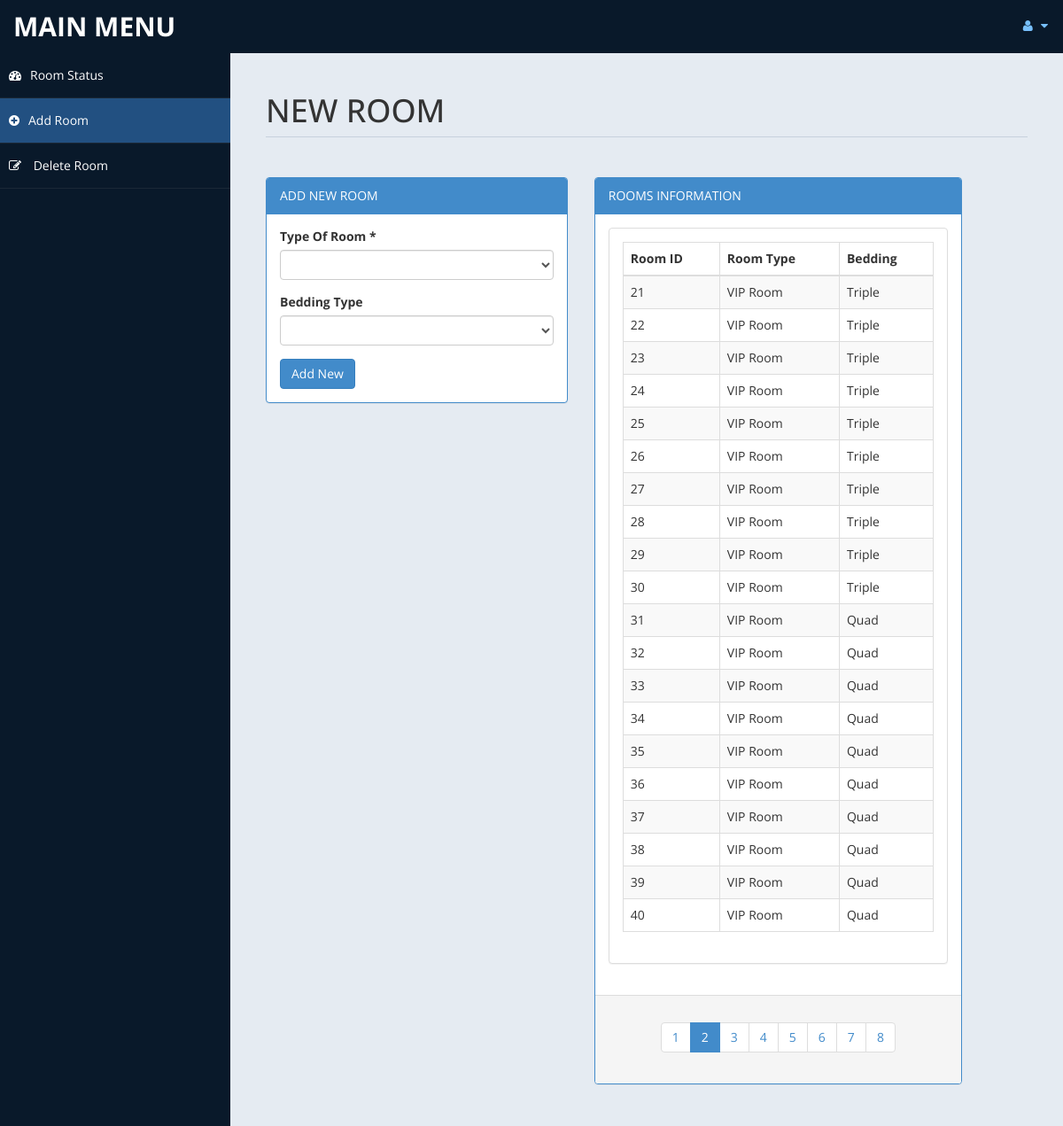
The app's page /admin/room.php?page=2 (signed in) with its own data.
### tables this page shows
CREATE TABLE IF NOT EXISTS `room` (
`id` int(10) unsigned NOT NULL,
  `type` varchar(15) DEFAULT NULL,
  `bedding` varchar(10) DEFAULT NULL,
  `place` varchar(10) DEFAULT NULL,
  `cusid` int(11) DEFAULT NULL
);

### admin/room.php (the view, shortened to what this page needs)
<?php
include('db.php');
$records_per_page = 20;
$page = isset($_GET['page']) ? (int)$_GET['page'] : 1;
$start_from = ($page - 1) * $records_per_page;
$sql = "SELECT * FROM room LIMIT $start_from, $records_per_page";
$re = mysqli_query($con, $sql);
$query = "SELECT COUNT(*) AS total_rows FROM room";
$result = mysqli_query($con, $query);
$row = mysqli_fetch_assoc($result);
$total_pages = ceil($row["total_rows"] / $records_per_page);
?>
<!DOCTYPE html>
<html xmlns="http://www.w3.org/1999/xhtml">
<head>
    <link href="assets/css/bootstrap.css" rel="stylesheet" />
    <link href="assets/css/font-awesome.css" rel="stylesheet" />
    <link href="assets/css/custom-styles.css" rel="stylesheet" />
</head>
<body>
    <div id="wrapper">
        <nav class="navbar navbar-default top-navbar" role="navigation">
            <div class="navbar-header">
                <a class="navbar-brand" href="home.php">MAIN MENU</a>
            </div>
            <ul class="nav navbar-top-links navbar-right">
                <li class="dropdown">
                    <a class="dropdown-toggle" data-toggle="dropdown" href="#" aria-expanded="false">
                        <i class="fa fa-user fa-fw"></i> <i class="fa fa-caret-down"></i>
                    </a>
                </li>
            </ul>
        </nav>
        <nav class="navbar-default navbar-side" role="navigation">
            <div class="sidebar-collapse">
                <ul class="nav" id="main-menu">
                    <li>
                        <a href="settings.php"><i class="fa fa-dashboard"></i>Room Status</a>
                    </li>
                    <li>
                        <a class="active-menu" href="room.php"><i class="fa fa-plus-circle"></i>Add Room</a>
                    </li>
                    <li>
                        <a href="roomdel.php"><i class="fa fa-pencil-square-o"></i> Delete Room</a>
                    </li>
                </ul>
            </div>
        </nav>
        <div id="page-wrapper">
            <div id="page-inner">
                <div class="row">
                    <div class="col-md-12">
                        <h1 class="page-header">NEW ROOM <small></small></h1>
                    </div>
                </div>
                <div class="row">
                    <div class="col-md-5 col-sm-5">
                        <div class="panel panel-primary">
                            <div class="panel-heading">ADD NEW ROOM</div>
                            <div class="panel-body">
                                <form name="form" method="post">
                                    <div class="form-group">
                                        <label>Type Of Room *</label>
                                        <select name="troom" class="form-control" required>
                                            <option value selected></option>
                                            <option value="VIP Room">VIP ROOM</option>
                                        </select>
                                    </div>
                                    <div class="form-group">
                                        <label>Bedding Type</label>
                                        <select name="bed" class="form-control" required>
                                            <option value selected></option>
                                            <option value="Single">Single</option>
                                        </select>
                                    </div>
                                    <input type="submit" name="add" value="Add New" class="btn btn-primary">
                                </form>
                            </div>
                        </div>
                    </div>
                    <div class="col-md-6 col-sm-6">
                        <div class="panel panel-primary">
                            <div class="panel-heading">ROOMS INFORMATION</div>
                            <div class="panel-body">
                                <div class="panel panel-default">
                                    <div class="panel-body">
                                        <div class="table-responsive">
                                            <table class="table table-striped table-bordered table-hover" id="dataTables-example">
                                                <thead>
                                                    <tr>
                                                        <th>Room ID</th>
                                                        <th>Room Type</th>
                                                        <th>Bedding</th>
                                                    </tr>
                                                </thead>
                                                <tbody>
                                                    <?php
                                                    while($row = mysqli_fetch_array($re)) {
                                                        $id = $row['id'];
                                                        if($id % 2 == 0) {
                                                            echo "<tr class='odd gradeX'>
                                                                    <td>".$row['id']."</td>
                                                                    <td>".$row['type']."</td>
                                                                    <td>".$row['bedding']."</td>
                                                                </tr>";
                                                        } else {
                                                            echo "<tr class='even gradeC'>
                                                                    <td>".$row['id']."</td>
                                                                    <td>".$row['type']."</td>
                                                                    <td>".$row['bedding']."</td>
                                                                </tr>";
                                                        }
                                                    }
                                                    ?>
                                                </tbody>
                                            </table>
                                        </div>
                                    </div>
                                </div>
                            </div>
                            <div class="panel-footer">
                                <div class="text-center">
                                    <ul class="pagination">
                                        <?php
                                        for ($i = 1; $i <= $total_pages; $i++) {
                                            if ($i == $page) {
                                                echo '<li class="active"><a href="#">' . $i . '</a></li>';
                                            } else {
                                                echo '<li><a href="?page=' . $i . '">' . $i . '</a></li>';
                                            }
                                        }
                                        ?>
                                    </ul>
                                </div>
                            </div>
                        </div>
                    </div>
                </div>
            </div>
        </div>
    </div>
</body>
</html>

### admin/assets/css/custom-styles.css (style rules this page uses)
body { font-family: 'Open Sans', sans-serif; }
#wrapper { width: 100%; background:#09192A; }
#page-wrapper { padding: 15px 15px; min-height: 600px; background:#E5EBF2; }
#page-inner { width:100%; margin:10px 20px 10px 0px; background-color:transparent; padding:10px; min-height:1200px; }
.text-center { text-align:center; }
h1, .h1, h2, .h2, h3, .h3 { margin-top: 7px; margin-bottom: -5px; }
.page-header { padding-bottom: 9px; margin: 10px 0 45px; border-bottom: 1px solid #C7D1DD; }
.top-navbar { margin:0px; }
.top-navbar .navbar-brand { color: #fff; width: 260px; text-align: left; height: 60px; font-size: 30px; font-weight: 700; text-transform: uppercase; line-height: 30px; }
.top-navbar .nav > li { position: relative; display: inline-block; }
.top-navbar .nav > li > a { position: relative; display: block; padding: 19px 15px; color: #77C0FD; }
.active-menu { background-color:#225081!important; }
.sidebar-collapse , .sidebar-collapse .nav { background:none; }
.sidebar-collapse .nav { padding:0; }
.sidebar-collapse .nav > li > a { color:#fff; background:transparent; text-shadow:none; }
.sidebar-collapse > .nav > li > a { padding:15px 10px; }
.sidebar-collapse > .nav > li { border-bottom: 1px solid rgba(107, 108, 109, 0.19); }
.navbar-side { border:none; background-color: transparent; }
.top-navbar { background:#09192A; border-bottom:none; }
.top-navbar .nav > li > a > i { margin-right: 2px; }
.navbar-default { border:0px solid black; }
.navbar-header { background: #09192A; }
.nav > li > a > i { margin-right:10px; }
@media (min-width:768px) { #page-wrapper { margin: 0 0 0 260px; padding: 15px 30px; min-height: 1200px; } }
@media (min-width:768px) { .navbar-side { z-index: 1; position: absolute; width: 260px; } }
@media (min-width:768px) { .navbar { border-radius: 0px; } }

### records on screen
room: id "21", type "VIP Room", bedding "Triple"
room: id "22", type "VIP Room", bedding "Triple"
room: id "23", type "VIP Room", bedding "Triple"
room: id "24", type "VIP Room", bedding "Triple"
room: id "25", type "VIP Room", bedding "Triple"
room: id "26", type "VIP Room", bedding "Triple"
room: id "27", type "VIP Room", bedding "Triple"
room: id "28", type "VIP Room", bedding "Triple"
room: id "29", type "VIP Room", bedding "Triple"
room: id "30", type "VIP Room", bedding "Triple"
room: id "31", type "VIP Room", bedding "Quad"
room: id "32", type "VIP Room", bedding "Quad"
room: id "33", type "VIP Room", bedding "Quad"
room: id "34", type "VIP Room", bedding "Quad"
room: id "35", type "VIP Room", bedding "Quad"
room: id "36", type "VIP Room", bedding "Quad"
room: id "37", type "VIP Room", bedding "Quad"
room: id "38", type "VIP Room", bedding "Quad"
room: id "39", type "VIP Room", bedding "Quad"
room: id "40", type "VIP Room", bedding "Quad"
